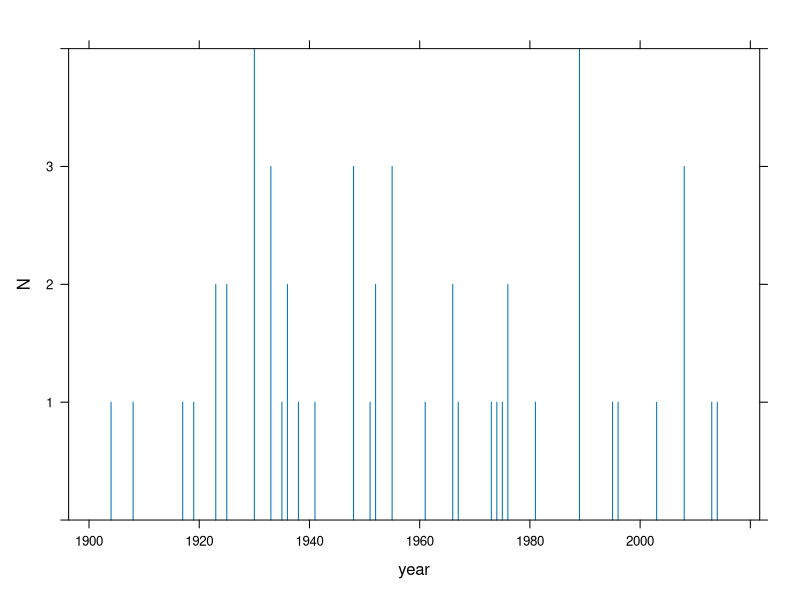
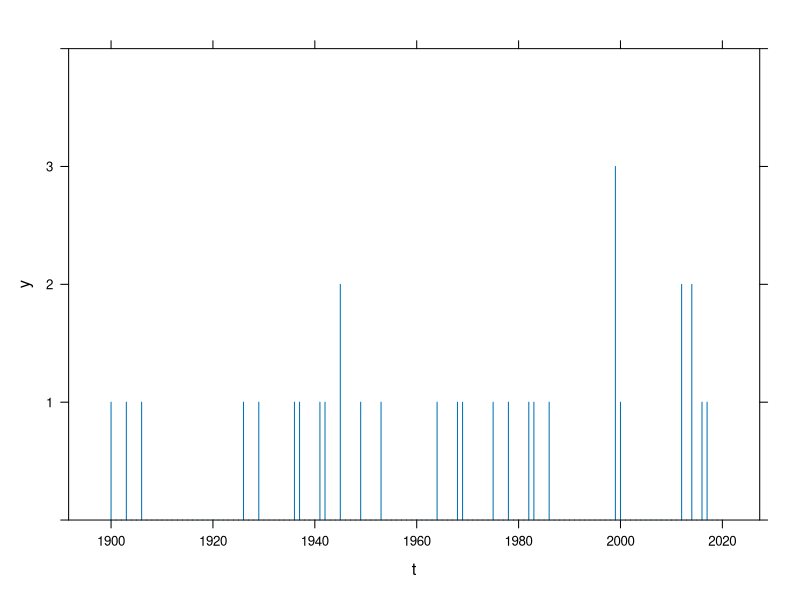
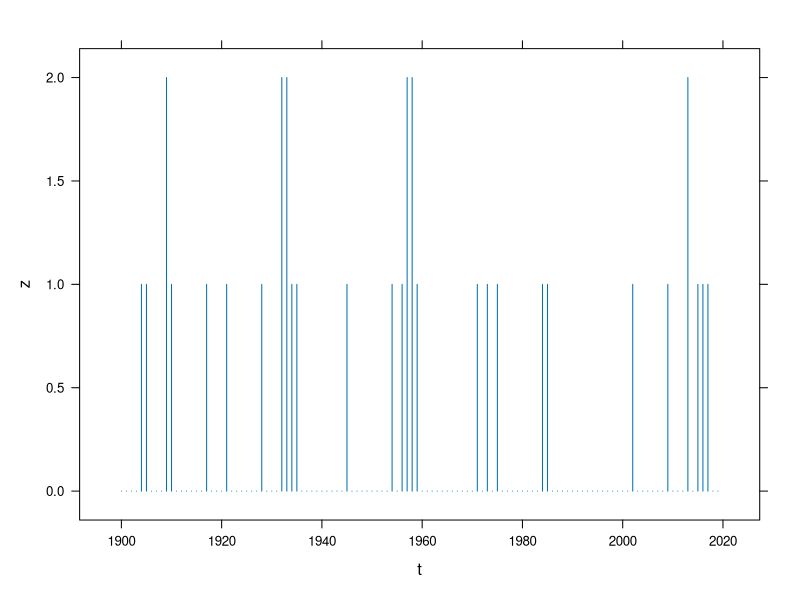

Reproduce these figures in R, in order.
## ---- chunk 1
library(lattice)
library(data.table)

# Earthquakes of Sichuan 1900-2019. source: USGS
eq <- fread("../dataset/earthq.csv")

# only consider strong earthquakes with magnitude >= 6
# count the number of earthquakes by year
eq6 <- eq[mag >=6, .N, by = year] 
  
# plot the occurrence of earthquakes by year
xyplot(N~year, data=eq6, type="h", ylim=c(0,4))
## ---- chunk 2
# earthquakes are likely to be followed by earthquakes
# the rate of occurrence, however, looks constant 
t <- seq(1900, 2019)
rate <- 0.3

# initialize the random generator
set.seed(3000)

# model the occurrence with Poisson distribution 
y <- rpois(length(t), rate)

# plot the simulated occurrence of earthquakes
xyplot(y ~ t, type="h", ylim = c(0,4))
## ---- chunk 3
# generate a new sequence
z <- numeric(length(t))
z[1] <- rpois(1, rate)

for (i in 2:length(t)) {
  # introduce weak dependency
  # if an event occurs more often than expected, increase the 
  # rate of the next event; decrease the rate otherwise. 
  z[i] <- rpois(1, rate + 0.1*(z[i-1]-rate))  
}

# plot the series
xyplot(z ~ t, type = "h")
